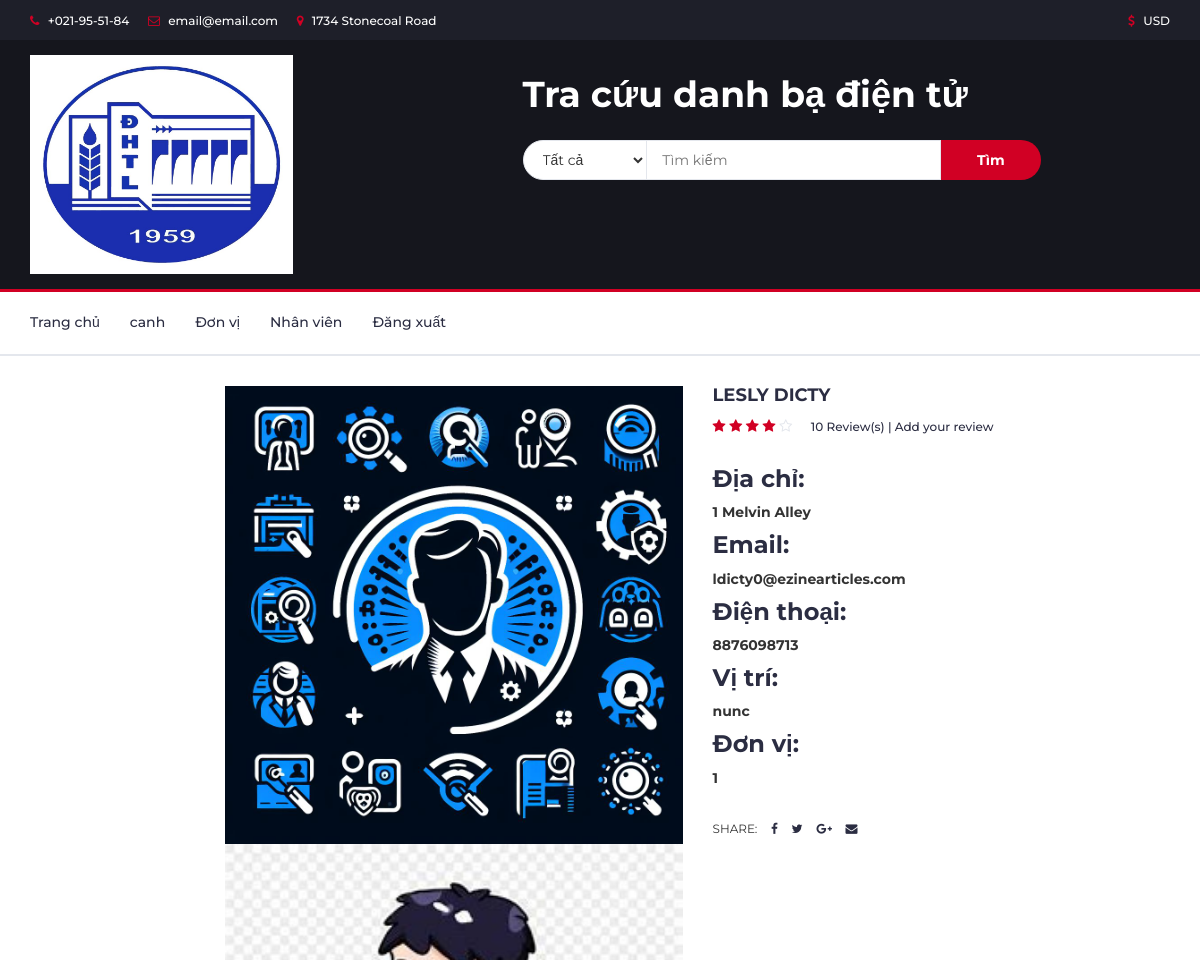
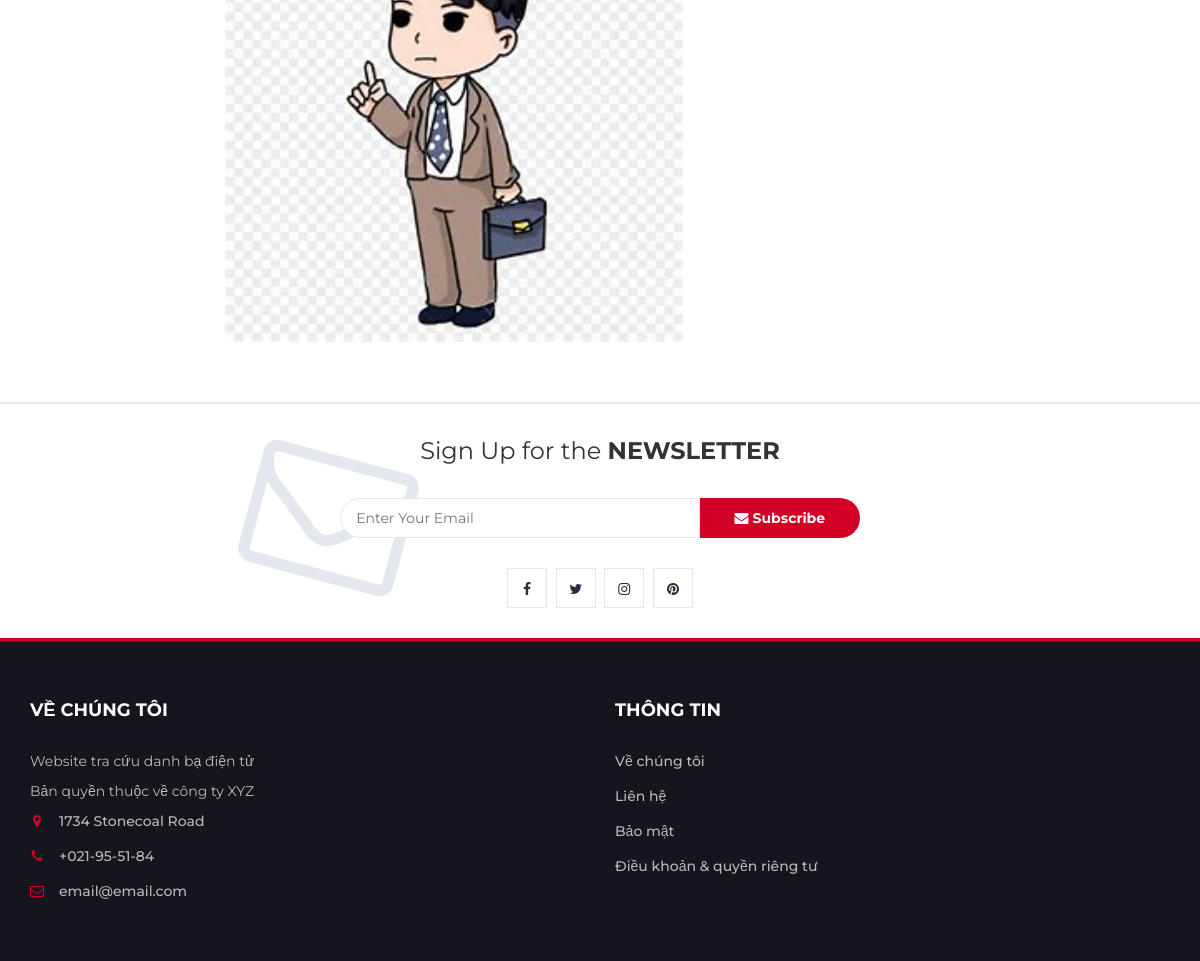
The app's page /index.php?controller=current&action=detail&msg=canh&idd=20&id=1 (signed in) with its own data (2 pictures, top to bottom).
### tables this page shows
CREATE TABLE IF NOT EXISTS `employees` (
  `employeeID` int NOT NULL AUTO_INCREMENT,
  `fullname` varchar(30) DEFAULT NULL,
  `address` varchar(50) DEFAULT NULL,
  `email` char(30) DEFAULT NULL,
  `mobilePhone` char(10) DEFAULT NULL,
  `positionn` varchar(50) DEFAULT NULL,
  `avatar` char(50) DEFAULT NULL,
  `departmentID` int DEFAULT NULL,
  PRIMARY KEY (`employeeID`),
  KEY `departmentID` (`departmentID`),
  CONSTRAINT `employees_ibfk_1` FOREIGN KEY (`departmentID`) REFERENCES `departments` (`departmentID`)
);

### index.php (called while the page is built, shortened)
<?php
if (isset($_GET['action'])) {
    $action = $_GET['action'];
} else {
    $action = 'index';
}
$myController = new $controller();
$myController->$action();

### service/EmployeeService.php (called while the page is built, shortened)
<?php
require_once root.'/models/Employee.php';
class EmployeeService
{
    public function getEmployeeById($id)
    {
        $dbConnections = new DBConnection();
        $conn = $dbConnections->getConnection();
        if ($conn != null){
            $sql = "select * from employees where employeeID=?";
            $stmt = $conn->prepare($sql);
            $stmt->execute([$id]);
            if($stmt->rowCount() > 0){
                $row = $stmt->fetch(PDO::FETCH_ASSOC);
                $employee = new Employee($id, $row['fullname'], $row['address'], $row['email'], $row['mobilePhone'], $row['positionn'], $row['avatar'], $row['departmentID']);
                return $employee;
            }
        }
        return null;
    }
}

### models/Employee.php (called while the page is built, shortened)
<?php
class Employee
{
    private $fullname;
    private $address;
    private $email;
    private $phone;
    private $position;
    private $avatar;
    private $departmentID;
    public function getFullname()
    {
        return $this->fullname;
    }
    public function getAddress()
    {
        return $this->address;
    }
    public function getEmail()
    {
        return $this->email;
    }
    public function getPhone()
    {
        return $this->phone;
    }
    public function getPosition()
    {
        return $this->position;
    }
    public function getAvatar()
    {
        return $this->avatar;
    }
    public function getDepartmentID()
    {
        return $this->departmentID;
    }
    public function __construct($id, $fullname, $address, $email, $phone, $position, $avatar, $departmentID)
    {
        $this->fullname = $fullname;
        $this->address = $address;
        $this->email = $email;
        $this->phone = $phone;
        $this->position = $position;
        $this->avatar = $avatar;
        $this->departmentID = $departmentID;
    }
}

### views/usercurrent/detail_employee.php (the view)
<?php
include 'layout/header.php';
?>
<div class="section">
    <div class="container">
        <div class="row">
            <div class="col-md-5 col-md-push-2">
                <div id="product-main-img">
                    <div class="product-preview">
                        <img src="../../public/assets/img/avatar_trangchu.jpg" alt="">
                        <img src="<?= DOMAIN.$employee->getAvatar();?>" alt="">
                    </div>
                </div>
            </div>
            <div class="col-md-2  col-md-pull-5">
            </div>
            <div class="col-md-5">
                <div class="product-details">
                    <h2 class="product-name"><?= $employee->getFullname();?></h2>
                    <div>
                        <div class="product-rating">
                            <i class="fa fa-star"></i>
                            <i class="fa fa-star"></i>
                            <i class="fa fa-star"></i>
                            <i class="fa fa-star"></i>
                            <i class="fa fa-star-o"></i>
                        </div>
                        <a class="review-link" href="#">10 Review(s) | Add your review</a>
                    </div>
                    <div class="product-options">
                        <div>
                            <h3>Địa chỉ:</h3>
                            <p><b><?= $employee->getAddress();?></b></p>
                        </div>
                        <div>
                            <h3>Email:</h3>
                            <p><b><?= $employee->getEmail();?></b></p>
                        </div>
                        <div>
                            <h3>Điện thoại: </h3>
                            <p><b><?= $employee->getPhone();?></b></p>
                        </div>
                        <div>
                            <h3>Vị trí:</h3>
                            <p><b><?= $employee->getPosition();?></b></p>
                        </div>
                        <div>
                            <h3>Đơn vị:</h3>
                            <p><b><?= $employee->getDepartmentID() ?></b></p>
                        </div>
                    </div>
                    <ul class="product-links">
                        <li>Share:</li>
                        <li><a href="#"><i class="fa fa-facebook"></i></a></li>
                        <li><a href="#"><i class="fa fa-twitter"></i></a></li>
                        <li><a href="#"><i class="fa fa-google-plus"></i></a></li>
                        <li><a href="#"><i class="fa fa-envelope"></i></a></li>
                    </ul>
                </div>
            </div>
        </div>
    </div>
</div>
<?php
include "layout/footer.php";
?>

### public/assets/css/style.css (style rules this page uses)
body { font-family: 'Montserrat', sans-serif; font-weight: 400; color: #333; }
h1, h2, h3, h4, h5, h6 { color: #2B2D42; font-weight: 700; margin: 0 0 10px; }
a { color: #2B2D42; font-weight: 500; -webkit-transition: 0.2s color; transition: 0.2s color; }
ul, ol { margin: 0; padding: 0; list-style: none }
.section { padding-top: 30px; padding-bottom: 30px; }
.product-preview img { width: 100%; }
.product-details .product-name { text-transform: uppercase; font-size: 18px; }
.product-details .product-rating { display: inline-block; margin-right: 15px; }
.product-details .product-rating>i { color: #E4E7ED; }
.product-details .product-rating>i.fa-star { color: #D10024; }
.product-details .review-link { font-size: 12px; }
.product-details .product-options { margin-top: 30px; margin-bottom: 30px; }
.product-details .product-links { margin-top: 15px; }
.product-details .product-links li { display: inline-block; text-transform: uppercase; font-size: 12px; }
.product-details .product-links li+li { margin-left: 10px; }

### records on screen
employees: avatar (picture), fullname "LESLY DICTY", address "1 Melvin Alley", email "ldicty0@ezinearticles.com", mobilePhone "8876098713", positionn "nunc", departmentID "1"

### other values on screen
$user "canh"
